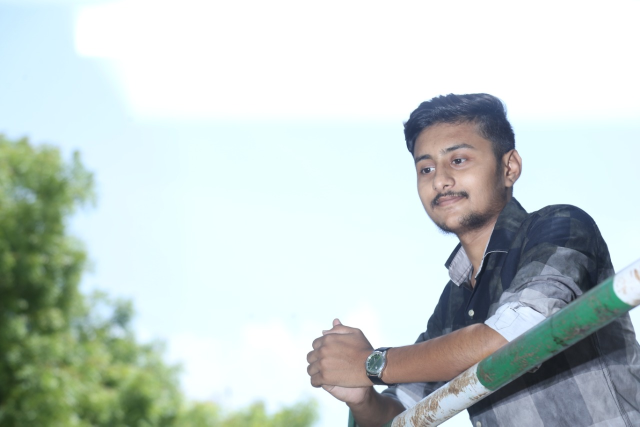
%> input picture Sem 1/B Tech/IP/129_ImageProcessing/1.jpeg, 1280 x 853 px (shown at 1/2 size)
$ octave 129_10-11_04.m   (GNU Octave 9; MATLAB toolbox functions it lacks are replaced by stand-ins)
%> lines starting %> are read from the running program, lines starting %| are printed output that depends on the picture; in (x1, y1, x2, y2) boxes, pixels count from 0 and x2, y2 are one past the last pixel; in counts of white or black regions, pixels touching at a corner belong together; the program's own positions count from 1
clc
close all
clear all
pkg load image;
r = imread("./1.jpeg");
%> r is the input picture: size 853x1280x3 uint8; mean R, G, B 197, 208.5, 205.4
r = im2bw(r);
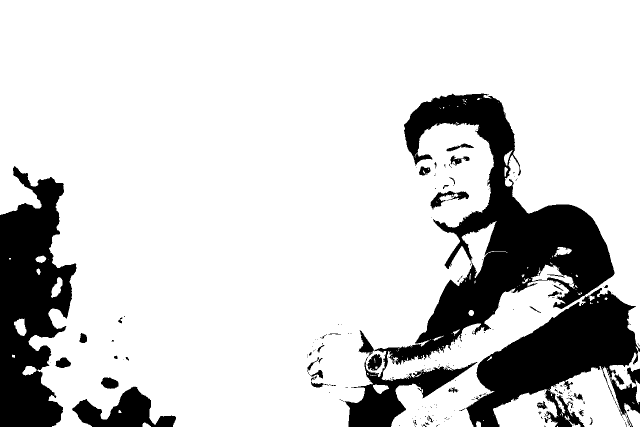
%> r: size 853x1280 logical (shown at 1/2 size); 81.8% white; 225 black regions (179 under 20 px), largest, box (x1, y1, x2, y2) and area: (690, 187, 1229, 853) 87556, (0, 332, 153, 853) 50203, (932, 576, 1280, 853) 46067
subplot(1,2,1);
imshow(r);
title("Image before hole filling");

[m,n] = size(r);
%> m = 853; n = 1280
rc = not(r);
struct_ele = strel('square',3);
x0 = zeros(m,n);
x0(300,800) = 1;  x0(400,790) = 1;  x0(360,850) = 1;
%> after `x0(300,800) = 1`:
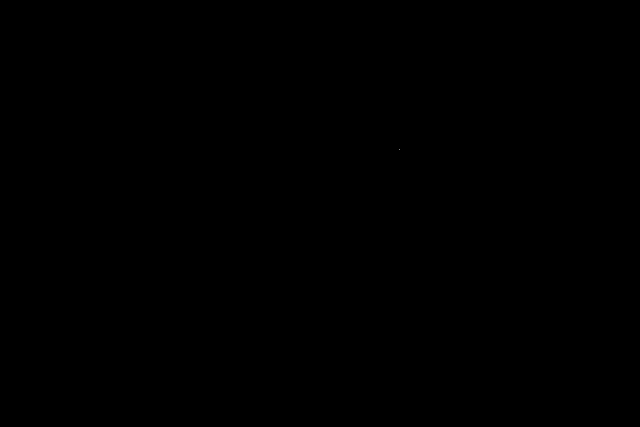
%> x0: size 853x1280 double (shown at 1/2 size); values 0 (black) and 1 (white), 0% white in thin lines or dots, all inside (x1, y1, x2, y2) = (799, 299, 800, 300)
%> after `x0(400,790) = 1`: x0: size 853x1280 double; values 0 (black) and 1 (white), 0% white in thin lines or dots, all inside (x1, y1, x2, y2) = (789, 299, 800, 400)
%> after `x0(360,850) = 1`: x0: size 853x1280 double; values 0 (black) and 1 (white), 0% white in thin lines or dots, all inside (x1, y1, x2, y2) = (789, 299, 850, 400)
x0(360,850) = 1;  x0(540,650) = 1;  x0(470,755) = 1;
%> after `x0(540,650) = 1`: x0: size 853x1280 double; values 0 (black) and 1 (white), 0% white in thin lines or dots, all inside (x1, y1, x2, y2) = (649, 299, 850, 540)
x0(455,800) = 1;  x0(620,800) = 1;  x0(530,720) = 1;
%> after `x0(620,800) = 1`: x0: size 853x1280 double; values 0 (black) and 1 (white), 0% white in thin lines or dots, all inside (x1, y1, x2, y2) = (649, 299, 850, 620)
x0(610,550) = 1;
%> x0: size 853x1280 double; values 0 (black) and 1 (white), 0% white in thin lines or dots, all inside (x1, y1, x2, y2) = (549, 299, 850, 620)

dilate_image = imdilate(x0,struct_ele);
x1 = dilate_image.*rc;
%> x1: size 853x1280 double; every value is 0

while(!isequal(x0,x1))
  x0=x1;
  dilate_image = imdilate(x0,struct_ele);
  x1 = dilate_image.*rc;
endwhile
%> this loop made 1 pass

subplot(1,2,2);
s = r+x1;
imshow(s);
title("Image after hole filling");
